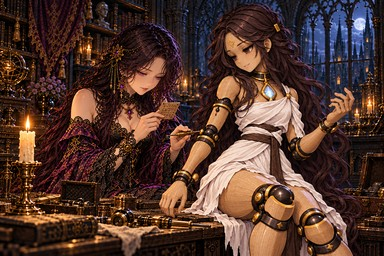
#> input picture art/story-review/sigil-audit/composite-irene-husks/before-small.jpg, 384 x 256 px
$ python inspect-source.py ../../../art/story-review/sigil-audit/composite-irene-husks/before-small.jpg
#> lines starting #> are read from the running program, lines starting #| are printed output that depends on the picture
"""原画の測定用に座標目盛りを重ねる。原画は変更しない。"""
from pathlib import Path
from PIL import Image, ImageDraw
import sys

for name in sys.argv[1:]:
    path = Path(name)
    im = Image.open(path).convert('RGBA')
    bg = Image.new('RGBA', im.size, '#302d35')
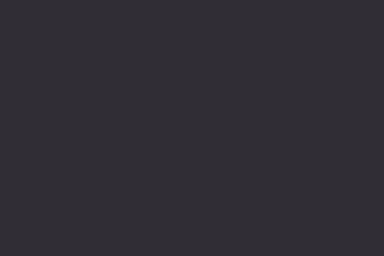
#> bg: PIL image 384x256 RGBA; mean R, G, B, A 48, 45, 53, 255
    bg.alpha_composite(im)
    d = ImageDraw.Draw(bg)
    for x in range(0, im.width, 100):
        d.line((x, 0, x, im.height), fill='#666666')
        d.text((x + 2, 10), str(x), fill='white')
    for y in range(0, im.height, 100):
        d.line((0, y, im.width, y), fill='#666666')
        d.text((10, y + 2), str(y), fill='white')
    bg.thumbnail((800, 1000))
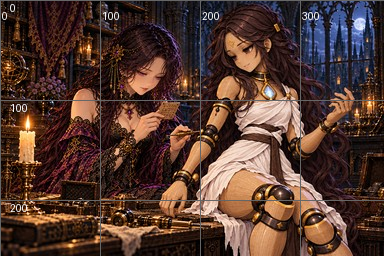
#> bg: PIL image 384x256 RGBA; mean R, G, B, A 83.3, 57.1, 48, 255
    bg.convert('RGB').save(path.with_name(path.stem + '-measure.jpg'))
